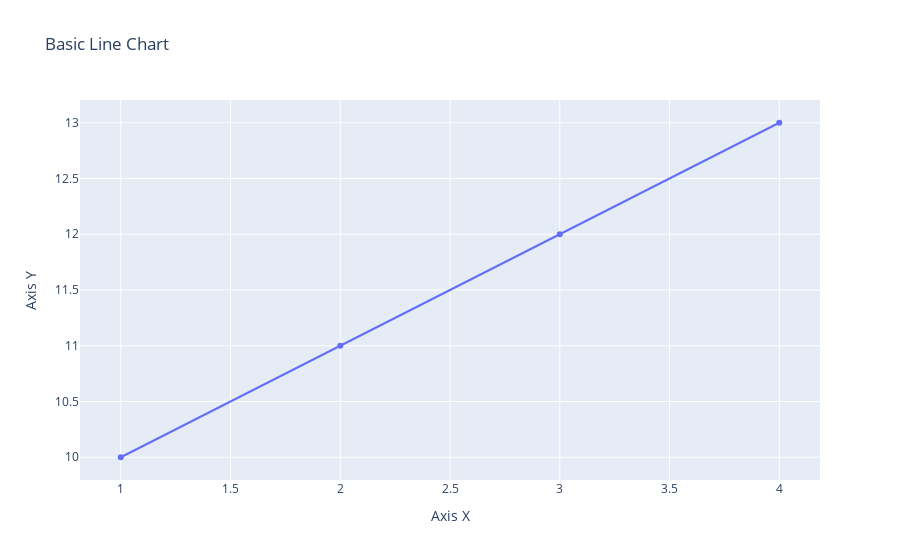

Write notebook code for a chart like this one.
### Markdown cell above
## <font color='lightseagreen'> <b>Line Chart</b><font color='black'>

### Code cell
import plotly.graph_objects as go

# Data
trace = go.Scatter(x=[1, 2, 3, 4], y=[10, 11, 12, 13])

# Layout
layout = go.Layout(title='Basic Line Chart', xaxis=dict(title='Axis X'), yaxis=dict(title='Axis Y'))

# Figure
fig = go.Figure(data=[trace], layout=layout)

# Show
fig.show()

### Figure 1 — Plotly figure (JSON) as saved in the notebook; plotly's stock layout.template omitted (floating-point values rounded to 4 significant figures)
{"data": [{"type": "scatter", "x": [1, 2, 3, 4], "y": [10, 11, 12, 13]}], "layout": {"autosize": true, "title": {"text": "Basic Line Chart"}, "xaxis": {"autorange": true, "range": [0.8184, 4.182], "title": {"text": "Axis X"}, "type": "linear"}, "yaxis": {"autorange": true, "range": [9.752, 13.25], "title": {"text": "Axis Y"}, "type": "linear"}}}
